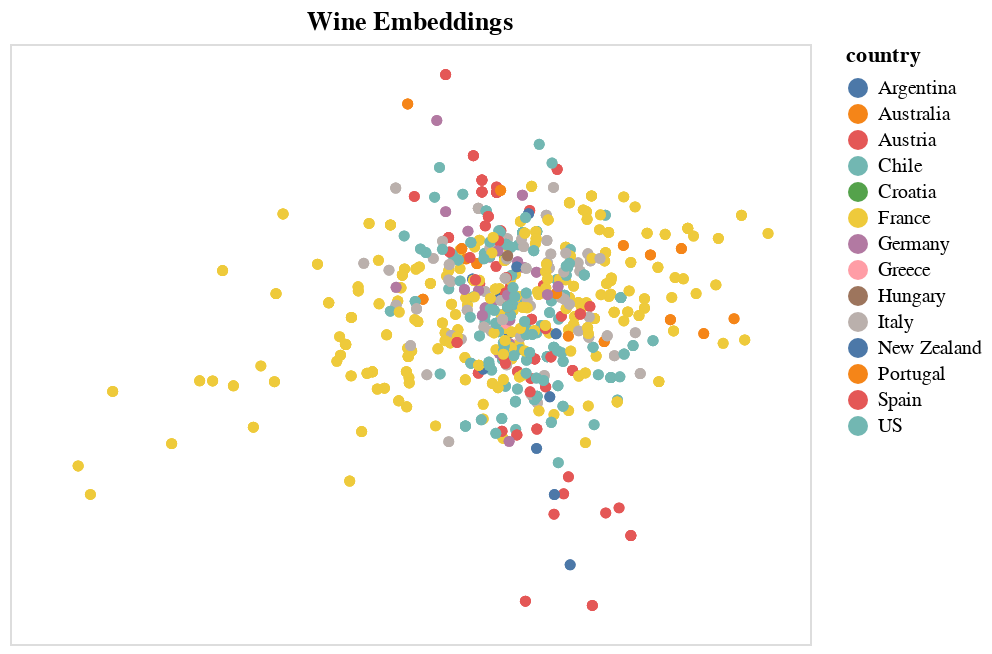

Notebook code cell kept with this figure:
### Markdown cell above
All of these plots are interactive, in particular you can select any category in the legend to highlight them and specify a particular class you want to show. Click on empty space to go back to the default.

### Code cell
df = make_embeddings(500)
plot_embeddings(df)

### Figure 1 — Vega-Lite specification as saved in the notebook (floating-point values rounded to 4 significant figures; data arrays with more than 128 entries replaced by an {"elided": "..."} marker saying what was removed)
{"usermeta": {"embedOptions": {"theme": "urbaninstitute"}}, "config": {"view": {"continuousWidth": 400, "continuousHeight": 300}}, "data": {"name": "data-7d4728be8bd1c7a48f7ce610fa85ea10"}, "mark": "circle", "encoding": {"color": {"field": "country", "type": "nominal"}, "opacity": {"condition": {"value": 1, "selection": "selector008"}, "value": 0.05}, "tooltip": [{"field": "title", "type": "nominal"}, {"field": "province", "type": "nominal"}, {"field": "sparkling", "type": "nominal"}, {"field": "country", "type": "nominal"}], "x": {"axis": {"domain": false, "grid": false, "labels": false, "ticks": false}, "field": "x", "title": "", "type": "quantitative"}, "y": {"axis": {"domain": false, "grid": false, "labels": false, "ticks": false}, "field": "y", "title": "", "type": "quantitative"}}, "selection": {"selector008": {"type": "multi", "fields": ["country"], "bind": "legend"}}, "title": "Wine Embeddings", "$schema": "https://vega.github.io/schema/vega-lite/v4.17.0.json", "datasets": {"data-7d4728be8bd1c7a48f7ce610fa85ea10": {"elided": "1395 records"}}}
